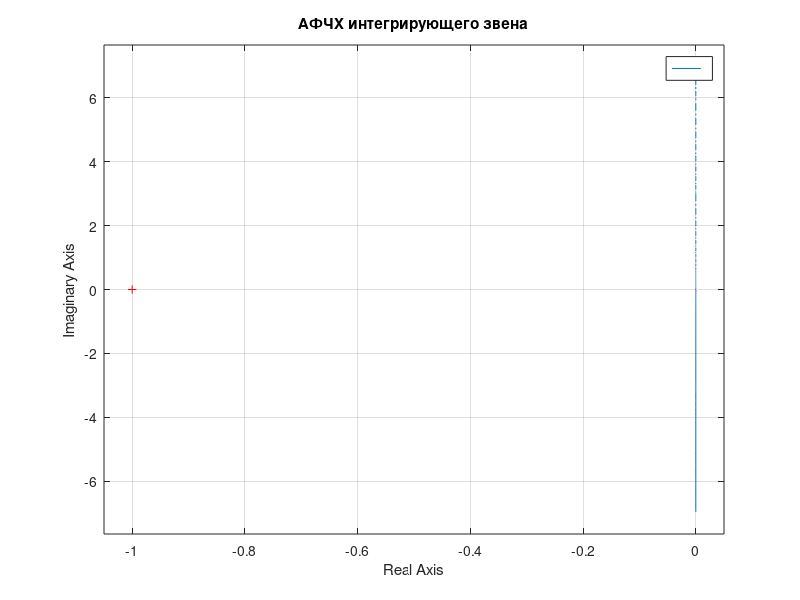
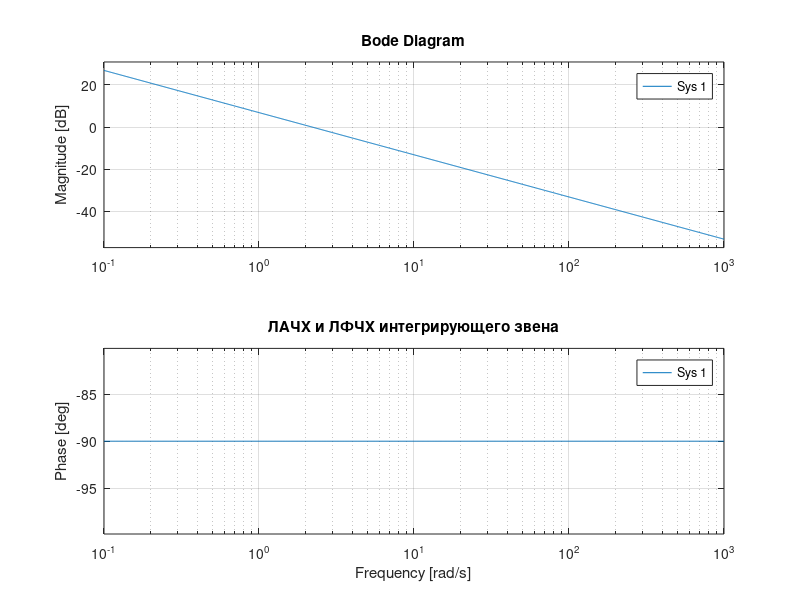
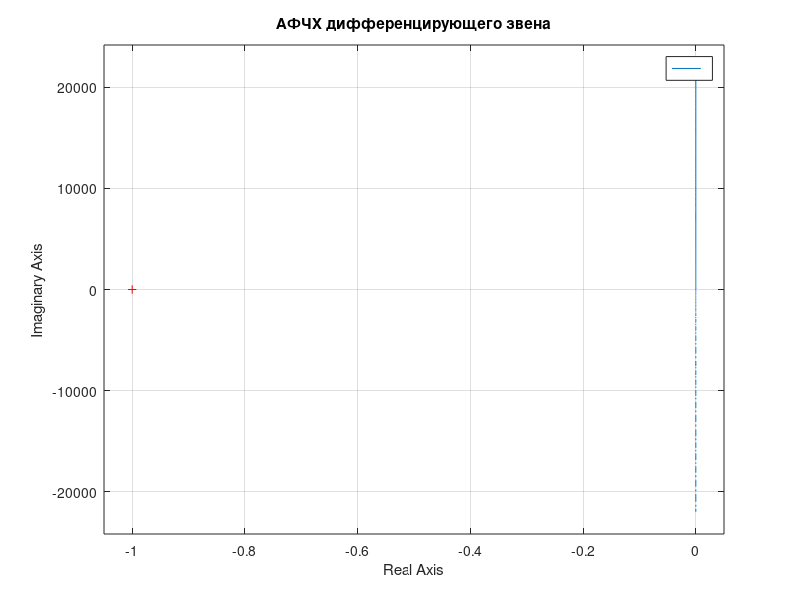
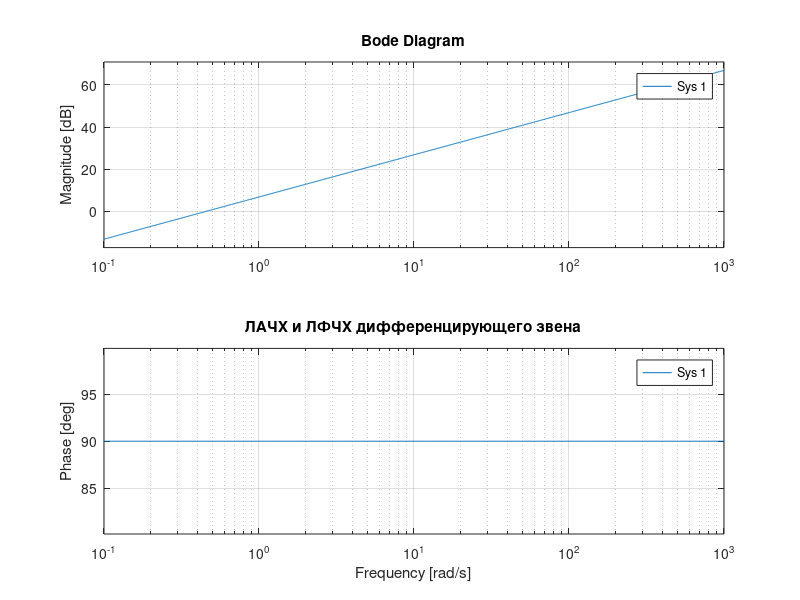

Reproduce these figures in MATLAB, in order. (Note: this script raises an error after producing the figures.)
clc; clear; close all;

s = tf('s');

K   = 2.2;
T   = 0.2;
T1  = 0.4;
T2  = 0.3;
% для апериодического звена 2-го порядка, тк там надо T1 >= 2*T2 = 0.6 с
T1a = 0.7;

names = {'интегрирующего звена', ...
         'дифференцирующего звена', ...
         'усилительного звена', ...
         'апериодического звена 1-го порядка', ...
         'апериодического звена 2-го порядка', ...
         'колебательного звена', ...
         'консервативного звена', ...
         'инерционного интегрирующего звена', ...
         'реального дифференцирующего звена', ...
         'форсирующего звена 1-го порядка', ...
         'изодромного звена'};

W = {K/s, ...
     K*s, ...
     tf(K), ...
     K/(T*s + 1), ...
     K/(T2^2*s^2 + T1a*s + 1), ...
     K/(T2^2*s^2 + T1*s + 1), ...
     K/(T*s^2 + 1), ...
     K/(s*(T*s + 1)), ...
     K*s/(T*s + 1), ...
     K*(T*s + 1), ...
     K*(T*s + 1)/s};

links_num = numel(W);

for i = 1:links_num
    figure;
    nyquist(W{i});
    grid on;
    title(['АФЧХ ' names{i}]);

    figure;
    bode(W{i});
    grid on;
    title(['ЛАЧХ и ЛФЧХ ' names{i}]);
end

omega_dec_min   = -2;
omega_dec_max   = 2;
num_freq_points = 2000;
w = logspace(omega_dec_min, omega_dec_max, num_freq_points);

K_values = [0.5 1 2.2 3.5 5];
famK = struct('tfs', {}, 'labels', {}, 'title', {});
for n = 1:links_num
    famK(n).tfs    = cellfun(@(k) W{n}*k/K, num2cell(K_values), 'UniformOutput', false);
    famK(n).labels = compose('K = %.2g', K_values);
    famK(n).title  = ['№' num2str(n) ' ' names{n}];
end

draw_canvas(famK, w, 'L',   'Влияние K на ЛАЧХ типовых звеньев');
draw_canvas(famK, w, 'phi', 'Влияние K на ЛФЧХ типовых звеньев');

T_values = [0.1 0.2 0.5 1 2];
T1_5     = [0.6 0.7 1.0 1.5 2.5];
T2_5     = [0.1 0.18 0.25 0.3 0.35];
T1_6     = [0.05 0.15 0.25 0.4 0.55];
T2_6     = [0.22 0.3 0.5 0.8 1.2];

panels = { ...
    '4 (T)',   T_values, 'T',  @(p) K/(p*s + 1); ...
    '5 (T1)',  T1_5,     'T1', @(p) K/(T2^2*s^2 + p*s + 1); ...
    '5 (T2)',  T2_5,     'T2', @(p) K/(p^2*s^2 + T1a*s + 1); ...
    '6 (T1)',  T1_6,     'T1', @(p) K/(T2^2*s^2 + p*s + 1); ...
    '6 (T2)',  T2_6,     'T2', @(p) K/(p^2*s^2 + T1*s + 1); ...
    '7 (T)',   T_values, 'T',  @(p) K/(p*s^2 + 1); ...
    '8 (T)',   T_values, 'T',  @(p) K/(s*(p*s + 1)); ...
    '9 (T)',   T_values, 'T',  @(p) K*s/(p*s + 1); ...
    '10 (T)',  T_values, 'T',  @(p) K*(p*s + 1); ...
    '11 (T)',  T_values, 'T',  @(p) K*(p*s + 1)/s};

panels_num = size(panels, 1);
famT = struct('tfs', {}, 'labels', {}, 'title', {});
for n = 1:panels_num
    famT(n).tfs    = cellfun(panels{n, 4}, num2cell(panels{n, 2}), 'UniformOutput', false);
    famT(n).labels = compose([panels{n, 3} ' = %.2g'], panels{n, 2});
    famT(n).title  = panels{n, 1};
end

draw_canvas(famT, w, 'L',   'Влияние постоянных времени на ЛАЧХ (K = 2.2)');
draw_canvas(famT, w, 'phi', 'Влияние постоянных времени на ЛФЧХ (K = 2.2)');

function draw_canvas(fam, w, mode, name)
    figure('Name', name, 'NumberTitle', 'off');
    n_rows    = 3;
    n_cols    = 4;
    dB_factor = 20;
    font_sz   = 7;

    for n = 1:numel(fam)
        subplot(n_rows, n_cols, n);
        hold on;
        for i = 1:numel(fam(n).tfs)
            [mag, phase] = bode(fam(n).tfs{i}, w);
            if strcmp(mode, 'L')
                semilogx(w, dB_factor*log10(squeeze(mag)));
            else
                semilogx(w, squeeze(phase));
            end
        end
        set(gca, 'XScale', 'log');
        grid on;
        title(fam(n).title);
        xlabel('\omega, рад/с');
        if strcmp(mode, 'L')
            ylabel('L, дБ');
        else
            ylabel('\psi, °');
        end
        legend(fam(n).labels, 'Location', 'best', 'FontSize', font_sz);
    end
    sgtitle(name);
end
